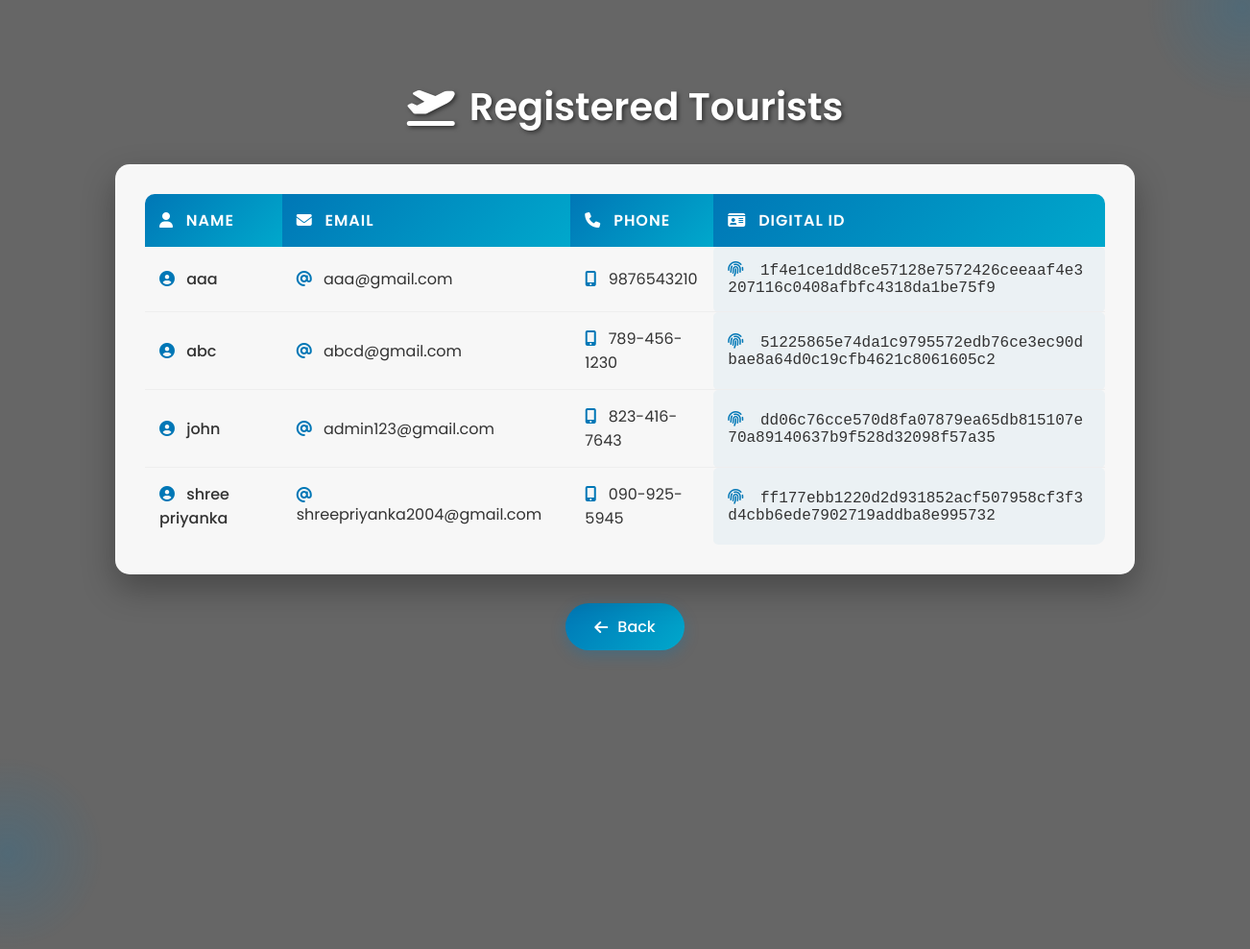
Screenshot of /admin/tourists (signed in) with the database file from the repository.
### tables this page shows
CREATE TABLE tourists (
        id INTEGER PRIMARY KEY AUTOINCREMENT,
        name TEXT,
        email TEXT UNIQUE,
        password TEXT,
        phone TEXT,
        emergency_contact TEXT,
        health_info TEXT,
        digital_id TEXT,
        created_at TEXT
    );

### app.py (the view)
@app.route("/admin/tourists")
def admin_tourists():
    if "admin" not in session:
        return redirect("/admin")
    conn = get_db()
    c = conn.cursor()
    c.execute("SELECT * FROM tourists")
    tourists = c.fetchall()
    return render_template("admin_tourists.html", tourists=tourists)

### app.py (called while the page is built)
def get_db():
    conn = sqlite3.connect("database.db")
    conn.row_factory = sqlite3.Row
    return conn

### templates/admin_tourists.html (shortened to what this page needs)
<link rel="stylesheet" href="https://cdnjs.cloudflare.com/ajax/libs/font-awesome/6.4.0/css/all.min.css">
<div class="decorative-element top-right"></div>
<div class="decorative-element bottom-left"></div>
<h2><i class="fas fa-plane-departure"></i> Registered Tourists</h2>
<div class="container">
    <table>
        <thead>
            <tr>
                <th><i class="fas fa-user"></i> Name</th>
                <th><i class="fas fa-envelope"></i> Email</th>
                <th><i class="fas fa-phone"></i> Phone</th>
                <th><i class="fas fa-id-card"></i> Digital ID</th>
            </tr>
        </thead>
        <tbody>
            {% for t in tourists %}
            <tr>
                <td><i class="fas fa-user-circle" style="color: #0077b6; margin-right: 8px;"></i> {{ t.name }}</td>
                <td><i class="fas fa-at" style="color: #0077b6; margin-right: 8px;"></i> {{ t.email }}</td>
                <td><i class="fas fa-mobile-alt" style="color: #0077b6; margin-right: 8px;"></i> {{ t.phone }}</td>
                <td style="word-break:break-all;"><i class="fas fa-fingerprint" style="color: #0077b6; margin-right: 8px;"></i> {{ t.digital_id }}</td>
            </tr>
            {% endfor %}
        </tbody>
    </table>
</div>
<a href="/admin/dashboard" class="btn-back"><i class="fas fa-arrow-left"></i> Back</a>

### templates/admin_tourists.html (style rules this page uses)
h2 { font-weight: 600; font-size: 2.5rem; margin-bottom: 30px; text-shadow: 2px 2px 4px rgba(0, 0, 0, 0.5); animation: fadeIn 1s ease-out; display: flex; align-items: center; gap: 15px; }
h2 i { animation: float 3s ease-in-out infinite; }
.container { background: rgba(255, 255, 255, 0.95); padding: 30px; border-radius: 15px; box-shadow: 0 15px 35px rgba(0, 0, 0, 0.3); width: 100%; max-width: 1000px; overflow-x: auto; animation: slideInLeft 0.8s ease-out; backdrop-filter: blur(10px); border: 1px solid rgba(255, 255, 255, 0.2); }
table { width: 100%; border-collapse: collapse; color: #333; border-radius: 10px; overflow: hidden; }
th { background: linear-gradient(135deg, #0077b6, #00a8cc); color: white; padding: 15px; text-align: left; text-transform: uppercase; letter-spacing: 1px; font-weight: 600; position: relative; }
th i { margin-right: 8px; color: white; }
td { padding: 15px; border-bottom: 1px solid #eee; position: relative; }
td:first-child { font-weight: 500; }
td:last-child { font-family: 'Courier New', monospace; background-color: rgba(0, 119, 182, 0.05); border-radius: 5px; }
tr { transition: all 0.3s ease; position: relative; }
tr:last-child td { border-bottom: none; }
td::before { content: ''; position: absolute; left: 0; top: 0; height: 100%; width: 3px; background: linear-gradient(to bottom, #0077b6, #00a8cc); transform: scaleY(0); transition: transform 0.3s ease; }
.btn-back { margin-top: 30px; text-decoration: none; background: linear-gradient(135deg, #0077b6, #00a8cc); color: white; padding: 12px 30px; border-radius: 50px; transition: all 0.3s ease; display: inline-flex; align-items: center; font-weight: 500; box-shadow: 0 5px 15px rgba(0, 119, 182, 0.3); animation: fadeIn 1.2s ease-out; }
.btn-back i { margin-right: 10px; color: white; }
.decorative-element { position: absolute; width: 200px; height: 200px; border-radius: 50%; background: radial-gradient(circle, rgba(0, 119, 182, 0.2) 0%, rgba(0, 119, 182, 0) 70%); z-index: -1; }
.decorative-element.top-right { top: -100px; right: -100px; }
.decorative-element.bottom-left { bottom: -100px; left: -100px; }

### rows the page displays
tourists: name "aaa", email "aaa@gmail.com", phone "9876543210", digital_id "1f4e1ce1dd8ce57128e7572426ceeaaf4e3207116c0408afbfc4318da1be75f9"
tourists: name "abc", email "abcd@gmail.com", phone "789-456-1230", digital_id "51225865e74da1c9795572edb76ce3ec90dbae8a64d0c19cfb4621c8061605c2"
tourists: name "john", email "admin123@gmail.com", phone "823-416-7643", digital_id "dd06c76cce570d8fa07879ea65db815107e70a89140637b9f528d32098f57a35"
tourists: name "shree priyanka", email "shreepriyanka2004@gmail.com", phone "090-925-5945", digital_id "ff177ebb1220d2d931852acf507958cf3f3d4cbb6ede7902719addba8e995732"
